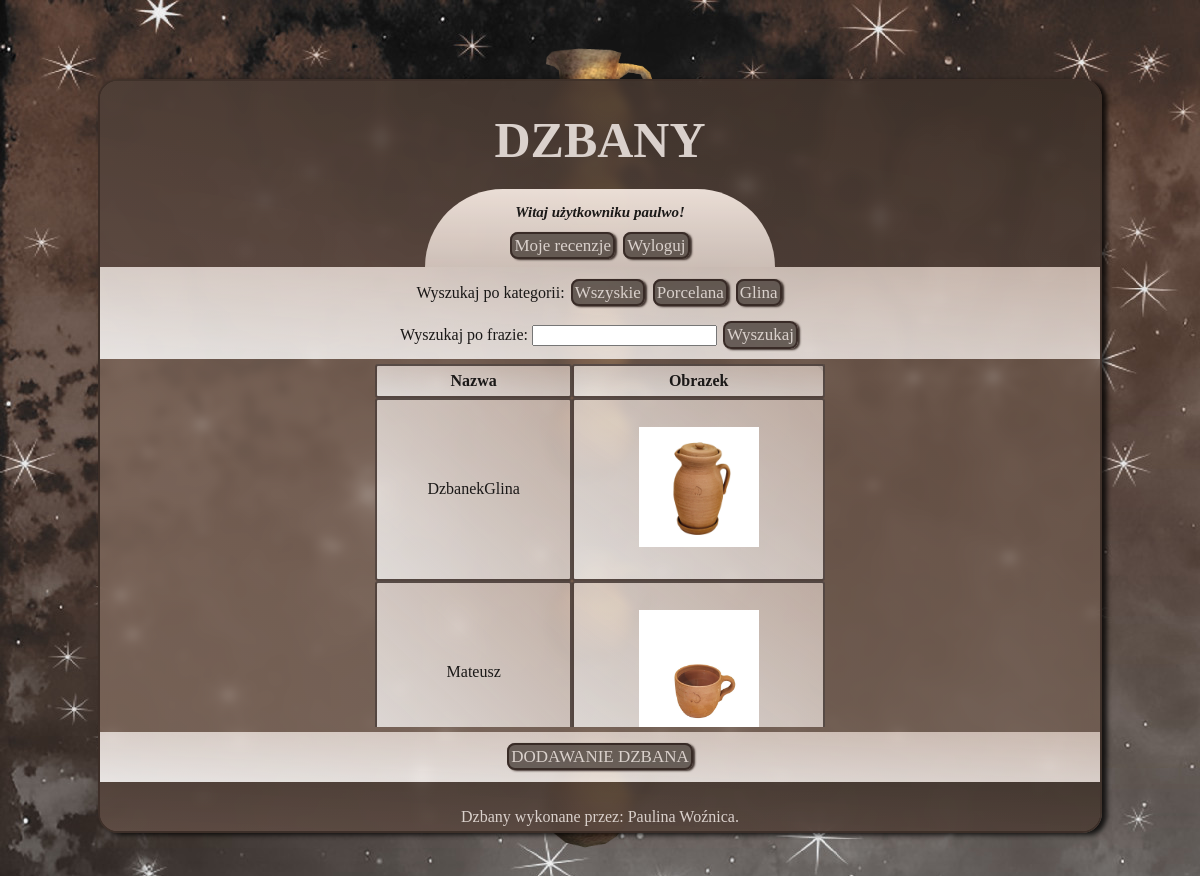
/index.php?idKat=2 (signed in), run on the app's committed database.
### tables this page shows
CREATE TABLE `kategorie` (
  `Id` int(10) UNSIGNED NOT NULL,
  `nazwa` varchar(50) NOT NULL,
  `opis` text NOT NULL
);

CREATE TABLE `dzbany` (
  `id` int(10) UNSIGNED NOT NULL,
  `idKategorii` int(10) UNSIGNED NOT NULL,
  `nazwa` varchar(50) NOT NULL,
  `obrazek` varchar(50) NOT NULL,
  `opis` text NOT NULL,
  `pojemnosc` int(11) NOT NULL,
  `wysokosc` int(11) NOT NULL
);

### index.php (the view, shortened to what this page needs)
<!DOCTYPE html>
<html lang="pl">
<head>
    <link rel="stylesheet" href="style.css">
</head>
<body>
    <?php
        require("db.php");
    ?>
    <img src="tlo1.png" class="tlo_img">
    <img src="tlo1.png" class="tlo_img2">
    <img src="tlo1.png" class="tlo_img4">
    <img src="tlo1.png" class="tlo_img5">
    <img src="tlo1.png" class="tlo_img6">
    <div class="glowny">
    <header>
        <h1>DZBANY</h1>
        <?php include("powitanie.php");?>
        </div>
    </header>
    <article>
        <div class="wyszukiwanie">
        <p>Wyszukaj po kategorii:
        <?php
            $sql = "SELECT id, nazwa FROM kategorie";
            $result = $conn->query($sql);
            echo "<a href='index.php' class='przyciski'> Wszyskie</a>";
            while($row = $result->fetch_object()){
                echo " <a href='index.php?idKat={$row->id}' class='przyciski'>{$row->nazwa}</a>";
            }
        ?>
        </p>
        <form>
                <label for="fraza">Wyszukaj po frazie:</label>
                <input type="text" name="fraza">
                <input type="submit" value="Wyszukaj" class='przyciski'>
        </form>
        </div>
        <div class="tabela">
        <div class="scroll">
        <?php
            $sql = "SELECT id, nazwa, obrazek FROM dzbany";
            if(isset($_GET["idKat"])){
                $idKat = $_GET["idKat"];
                $sql .= " WHERE idKategorii = $idKat";
            }elseif(isset($_GET["fraza"])){
                $fraza = $_GET["fraza"];
                $sql .= " WHERE nazwa LIKE '%$fraza%'";
            }
            $result = $conn->query($sql);
            if($result->num_rows > 0){
                echo "<table>";
                echo "<tr><th>Nazwa</th><th>Obrazek</th></tr>";
                while($row = $result->fetch_object()){
                    echo "<tr><td>{$row->nazwa}</td><td><a href='details.php?id={$row->id}'><img src='obrazki/{$row->obrazek}'></a></td></tr>";
                }
                echo "</table>";
            }else{
                echo "Nie masz takich dzbanów w swojej kolekcji";
            }
        ?>
        </div>
        </div>
        <div class="dolny_pasek">
        <a href="insertForm.php" class="przyciski">DODAWANIE DZBANA</a>
        </div>
    </article>
    <footer>
            <p>Dzbany wykonane przez: Paulina Woźnica.</p>
    </footer>
    </div>
</body>
</html>

### style.css (style rules this page uses)
html { height: 100%; }
body { background: linear-gradient(to right top, #ede3d7,#79675c); background-image: url(tlo.jpg); height: 100%; margin: 0px; display: flex; justify-content: center; align-items: center; overflow: hidden; }
.glowny { width: 1000px; height: 750px; background: linear-gradient(to right top, #887164c7,#614d41bd); overflow: auto; padding: 0px; border: #362924da 2px solid; border-radius: 20px; box-shadow: 5px 2px 5px #000000c9; display: flex; flex-direction: column; align-items: stretch; backdrop-filter: blur(5px); font-family: Georgia, 'Times New Roman', Times, serif; color: #1a1817;; }
.tlo_img { position: absolute; top:5%; animation: lataniewprawo 30s infinite linear; }
.tlo_img2 { position: absolute; top:60%; animation: lataniewprawo 15s infinite linear ; }
.tlo_img4 { position: absolute; size: 400px; top:15%; animation: lataniewlewo 30s infinite linear; }
.tlo_img5 { position: absolute; top:40%; animation: lataniewlewo 15s infinite linear; }
.tlo_img6 { position: absolute; top:80%; animation: lataniewlewo 20s infinite linear; }
img { height: 120px; }
header,footer { background: linear-gradient(to right top, #4e3d379f,#2e251fa9); padding: 10px; text-align: center; color: #dad1cc; padding-bottom: 0px; display: flex; flex-direction: column; align-items: center; }
header { height: 180px; }
footer { height: 30px; padding-bottom: 10px; }
h1 { font-size: 50px; margin: 20px; }
article { display: flex; flex-direction: column; }
.wyszukiwanie { background: linear-gradient(to right top, #ffffffd3,#f7e7dea9); margin: 0px; padding-bottom: 8px; text-align: center; }
.przyciski { text-decoration: none; background-color: #2e251fa9; color: #dad1cc; border: #362924f1 2px solid; padding: 2px; font-size: 17px; font-family: Georgia, 'Times New Roman', Times, serif; box-shadow: 2px 1px 2px #362924f1; margin: 2px; border-radius: 8px; }
.dolny_pasek { background: linear-gradient(to right top, #ffffffd3,#f7e7dea9); margin: 0px; padding: 15px; text-align: center; }
.tabela { height: 363px; display: flex; align-items: center; justify-content: center; padding: 5px; }
.scroll { height: 100%; overflow-y: auto; overflow-x:hidden; }
table { height: 400px; text-align: center; width: 450px; border-spacing: 0; box-shadow: 5px 2px 10px #000000c9; border-radius: 15px; }
td,th { border: #362924cc 2px solid; margin: 0px; background: linear-gradient(to right top, #ffffffc4,#f7e7de98); border-radius: 3px; color: #1b1918; }

### data on the page
kategorie: nazwa "Porcelana"
kategorie: nazwa "Glina"
dzbany: nazwa "DzbanekGlina", obrazek (picture)
dzbany: nazwa "Mateusz", obrazek (picture)

### other printed values
$_SESSION["login"] "paulwo"
